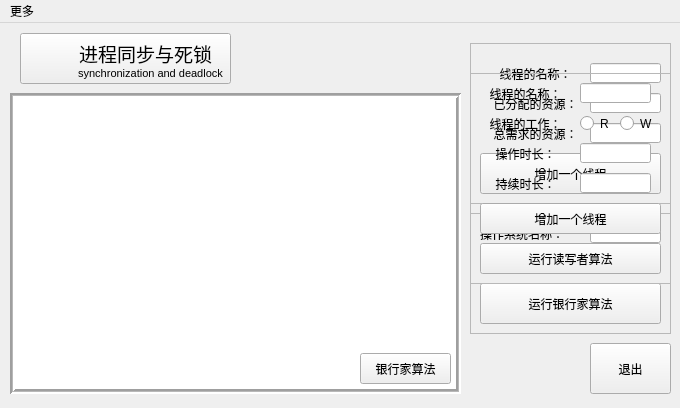
<?xml version="1.0" encoding="UTF-8"?>
<ui version="4.0">
 <class>MainWindow</class>
 <widget class="QMainWindow" name="MainWindow">
  <property name="geometry">
   <rect>
    <x>0</x>
    <y>0</y>
    <width>680</width>
    <height>408</height>
   </rect>
  </property>
  <property name="windowTitle">
   <string>MainWindow</string>
  </property>
  <widget class="QWidget" name="centralwidget">
   <widget class="QListWidget" name="listWidget">
    <property name="geometry">
     <rect>
      <x>10</x>
      <y>70</y>
      <width>451</width>
      <height>301</height>
     </rect>
    </property>
    <property name="styleSheet">
     <string notr="true">font: 11pt &quot;&lt;准圆系&gt;&quot;;</string>
    </property>
    <property name="frameShape">
     <enum>QFrame::Box</enum>
    </property>
    <property name="frameShadow">
     <enum>QFrame::Sunken</enum>
    </property>
    <property name="lineWidth">
     <number>2</number>
    </property>
    <property name="midLineWidth">
     <number>1</number>
    </property>
   </widget>
   <widget class="QPushButton" name="clean_btn">
    <property name="geometry">
     <rect>
      <x>470</x>
      <y>320</y>
      <width>51</width>
      <height>51</height>
     </rect>
    </property>
    <property name="text">
     <string/>
    </property>
    <property name="icon">
     <iconset resource="resource.qrc">
      <normaloff>:/1.png</normaloff>:/1.png</iconset>
    </property>
    <property name="iconSize">
     <size>
      <width>48</width>
      <height>48</height>
     </size>
    </property>
    <property name="flat">
     <bool>true</bool>
    </property>
   </widget>
   <widget class="QPushButton" name="pushButton_2">
    <property name="geometry">
     <rect>
      <x>20</x>
      <y>0</y>
      <width>61</width>
      <height>71</height>
     </rect>
    </property>
    <property name="text">
     <string/>
    </property>
    <property name="icon">
     <iconset>
      <normalon>:/2.png</normalon>
     </iconset>
    </property>
    <property name="iconSize">
     <size>
      <width>50</width>
      <height>50</height>
     </size>
    </property>
    <property name="flat">
     <bool>true</bool>
    </property>
   </widget>
   <widget class="QPushButton" name="pushButton_3">
    <property name="geometry">
     <rect>
      <x>590</x>
      <y>320</y>
      <width>81</width>
      <height>51</height>
     </rect>
    </property>
    <property name="text">
     <string>退出</string>
    </property>
   </widget>
   <widget class="QLabel" name="label_7">
    <property name="geometry">
     <rect>
      <x>60</x>
      <y>10</y>
      <width>171</width>
      <height>41</height>
     </rect>
    </property>
    <property name="styleSheet">
     <string notr="true">font:14pt ;</string>
    </property>
    <property name="text">
     <string>进程同步与死锁</string>
    </property>
    <property name="alignment">
     <set>Qt::AlignCenter</set>
    </property>
   </widget>
   <widget class="QLabel" name="label_4">
    <property name="geometry">
     <rect>
      <x>60</x>
      <y>40</y>
      <width>181</width>
      <height>21</height>
     </rect>
    </property>
    <property name="styleSheet">
     <string notr="true">font: 8pt ;</string>
    </property>
    <property name="text">
     <string>synchronization and deadlock</string>
    </property>
    <property name="alignment">
     <set>Qt::AlignCenter</set>
    </property>
   </widget>
   <widget class="QPushButton" name="pushButton">
    <property name="geometry">
     <rect>
      <x>20</x>
      <y>10</y>
      <width>211</width>
      <height>51</height>
     </rect>
    </property>
    <property name="text">
     <string/>
    </property>
   </widget>
   <widget class="QFrame" name="frame">
    <property name="geometry">
     <rect>
      <x>470</x>
      <y>20</y>
      <width>201</width>
      <height>161</height>
     </rect>
    </property>
    <property name="frameShape">
     <enum>QFrame::StyledPanel</enum>
    </property>
    <property name="frameShadow">
     <enum>QFrame::Raised</enum>
    </property>
    <widget class="QPushButton" name="cadd_btn">
     <property name="geometry">
      <rect>
       <x>10</x>
       <y>110</y>
       <width>181</width>
       <height>41</height>
      </rect>
     </property>
     <property name="text">
      <string>增加一个线程</string>
     </property>
    </widget>
    <widget class="QLabel" name="label">
     <property name="geometry">
      <rect>
       <x>10</x>
       <y>80</y>
       <width>111</width>
       <height>21</height>
      </rect>
     </property>
     <property name="text">
      <string>总需求的资源：</string>
     </property>
     <property name="alignment">
      <set>Qt::AlignCenter</set>
     </property>
    </widget>
    <widget class="QLineEdit" name="src_need">
     <property name="geometry">
      <rect>
       <x>120</x>
       <y>80</y>
       <width>71</width>
       <height>20</height>
      </rect>
     </property>
     <property name="alignment">
      <set>Qt::AlignCenter</set>
     </property>
    </widget>
    <widget class="QLineEdit" name="src_have">
     <property name="geometry">
      <rect>
       <x>120</x>
       <y>50</y>
       <width>71</width>
       <height>20</height>
      </rect>
     </property>
     <property name="alignment">
      <set>Qt::AlignCenter</set>
     </property>
    </widget>
    <widget class="QLineEdit" name="src_name">
     <property name="geometry">
      <rect>
       <x>120</x>
       <y>20</y>
       <width>71</width>
       <height>20</height>
      </rect>
     </property>
     <property name="alignment">
      <set>Qt::AlignCenter</set>
     </property>
    </widget>
    <widget class="QLabel" name="label_3">
     <property name="geometry">
      <rect>
       <x>10</x>
       <y>20</y>
       <width>111</width>
       <height>21</height>
      </rect>
     </property>
     <property name="text">
      <string>线程的名称：</string>
     </property>
     <property name="alignment">
      <set>Qt::AlignCenter</set>
     </property>
    </widget>
    <widget class="QLabel" name="label_2">
     <property name="geometry">
      <rect>
       <x>10</x>
       <y>50</y>
       <width>111</width>
       <height>21</height>
      </rect>
     </property>
     <property name="text">
      <string>已分配的资源：</string>
     </property>
     <property name="alignment">
      <set>Qt::AlignCenter</set>
     </property>
    </widget>
   </widget>
   <widget class="QFrame" name="frame_2">
    <property name="geometry">
     <rect>
      <x>470</x>
      <y>190</y>
      <width>201</width>
      <height>121</height>
     </rect>
    </property>
    <property name="frameShape">
     <enum>QFrame::StyledPanel</enum>
    </property>
    <property name="frameShadow">
     <enum>QFrame::Raised</enum>
    </property>
    <widget class="QLabel" name="label_5">
     <property name="geometry">
      <rect>
       <x>10</x>
       <y>10</y>
       <width>101</width>
       <height>21</height>
      </rect>
     </property>
     <property name="text">
      <string>操作系统名称：</string>
     </property>
    </widget>
    <widget class="QLabel" name="label_6">
     <property name="geometry">
      <rect>
       <x>10</x>
       <y>40</y>
       <width>101</width>
       <height>21</height>
      </rect>
     </property>
     <property name="text">
      <string>操作系统资源：</string>
     </property>
    </widget>
    <widget class="QLineEdit" name="src_os">
     <property name="geometry">
      <rect>
       <x>120</x>
       <y>40</y>
       <width>71</width>
       <height>20</height>
      </rect>
     </property>
     <property name="alignment">
      <set>Qt::AlignCenter</set>
     </property>
    </widget>
    <widget class="QLineEdit" name="os_name">
     <property name="geometry">
      <rect>
       <x>120</x>
       <y>10</y>
       <width>71</width>
       <height>20</height>
      </rect>
     </property>
     <property name="alignment">
      <set>Qt::AlignCenter</set>
     </property>
    </widget>
    <widget class="QPushButton" name="os_btn">
     <property name="geometry">
      <rect>
       <x>10</x>
       <y>70</y>
       <width>181</width>
       <height>41</height>
      </rect>
     </property>
     <property name="text">
      <string>运行银行家算法</string>
     </property>
    </widget>
   </widget>
   <widget class="QFrame" name="frame_3">
    <property name="geometry">
     <rect>
      <x>470</x>
      <y>50</y>
      <width>201</width>
      <height>211</height>
     </rect>
    </property>
    <property name="frameShape">
     <enum>QFrame::StyledPanel</enum>
    </property>
    <property name="frameShadow">
     <enum>QFrame::Raised</enum>
    </property>
    <widget class="QLineEdit" name="ed_id">
     <property name="geometry">
      <rect>
       <x>110</x>
       <y>10</y>
       <width>71</width>
       <height>20</height>
      </rect>
     </property>
     <property name="alignment">
      <set>Qt::AlignCenter</set>
     </property>
    </widget>
    <widget class="QLineEdit" name="ed_optime">
     <property name="geometry">
      <rect>
       <x>110</x>
       <y>70</y>
       <width>71</width>
       <height>20</height>
      </rect>
     </property>
     <property name="alignment">
      <set>Qt::AlignCenter</set>
     </property>
    </widget>
    <widget class="QLineEdit" name="ed_lastTime">
     <property name="geometry">
      <rect>
       <x>110</x>
       <y>100</y>
       <width>71</width>
       <height>20</height>
      </rect>
     </property>
     <property name="alignment">
      <set>Qt::AlignCenter</set>
     </property>
    </widget>
    <widget class="QPushButton" name="R_W_btn">
     <property name="geometry">
      <rect>
       <x>10</x>
       <y>130</y>
       <width>181</width>
       <height>31</height>
      </rect>
     </property>
     <property name="text">
      <string>增加一个线程</string>
     </property>
    </widget>
    <widget class="QPushButton" name="R_W_RUN">
     <property name="geometry">
      <rect>
       <x>10</x>
       <y>170</y>
       <width>181</width>
       <height>31</height>
      </rect>
     </property>
     <property name="text">
      <string>运行读写者算法</string>
     </property>
    </widget>
    <widget class="QLabel" name="label_8">
     <property name="geometry">
      <rect>
       <x>10</x>
       <y>10</y>
       <width>91</width>
       <height>21</height>
      </rect>
     </property>
     <property name="text">
      <string>线程的名称：</string>
     </property>
     <property name="alignment">
      <set>Qt::AlignCenter</set>
     </property>
    </widget>
    <widget class="QLabel" name="label_9">
     <property name="geometry">
      <rect>
       <x>10</x>
       <y>40</y>
       <width>91</width>
       <height>21</height>
      </rect>
     </property>
     <property name="text">
      <string>线程的工作：</string>
     </property>
     <property name="alignment">
      <set>Qt::AlignCenter</set>
     </property>
    </widget>
    <widget class="QRadioButton" name="radio_r">
     <property name="geometry">
      <rect>
       <x>110</x>
       <y>40</y>
       <width>41</width>
       <height>21</height>
      </rect>
     </property>
     <property name="text">
      <string>R</string>
     </property>
     <attribute name="buttonGroup">
      <string notr="true">buttonGroup</string>
     </attribute>
    </widget>
    <widget class="QRadioButton" name="radio_w">
     <property name="geometry">
      <rect>
       <x>150</x>
       <y>40</y>
       <width>41</width>
       <height>21</height>
      </rect>
     </property>
     <property name="text">
      <string>W</string>
     </property>
     <attribute name="buttonGroup">
      <string notr="true">buttonGroup</string>
     </attribute>
    </widget>
    <widget class="QLabel" name="label_10">
     <property name="geometry">
      <rect>
       <x>10</x>
       <y>70</y>
       <width>91</width>
       <height>21</height>
      </rect>
     </property>
     <property name="text">
      <string>操作时长：</string>
     </property>
     <property name="alignment">
      <set>Qt::AlignCenter</set>
     </property>
    </widget>
    <widget class="QLabel" name="label_11">
     <property name="geometry">
      <rect>
       <x>10</x>
       <y>100</y>
       <width>91</width>
       <height>21</height>
      </rect>
     </property>
     <property name="text">
      <string>持续时长：</string>
     </property>
     <property name="alignment">
      <set>Qt::AlignCenter</set>
     </property>
    </widget>
   </widget>
   <widget class="QPushButton" name="show">
    <property name="geometry">
     <rect>
      <x>360</x>
      <y>330</y>
      <width>91</width>
      <height>31</height>
     </rect>
    </property>
    <property name="text">
     <string>银行家算法</string>
    </property>
   </widget>
   <zorder>frame_2</zorder>
   <zorder>frame</zorder>
   <zorder>pushButton</zorder>
   <zorder>listWidget</zorder>
   <zorder>clean_btn</zorder>
   <zorder>pushButton_2</zorder>
   <zorder>pushButton_3</zorder>
   <zorder>label_7</zorder>
   <zorder>label_4</zorder>
   <zorder>frame_3</zorder>
   <zorder>show</zorder>
  </widget>
  <widget class="QMenuBar" name="menuBar">
   <property name="geometry">
    <rect>
     <x>0</x>
     <y>0</y>
     <width>680</width>
     <height>28</height>
    </rect>
   </property>
   <widget class="QMenu" name="menu">
    <property name="title">
     <string>更多</string>
    </property>
    <addaction name="action"/>
    <addaction name="action_2"/>
   </widget>
   <addaction name="menu"/>
  </widget>
  <action name="action">
   <property name="text">
    <string>1.读写者问题</string>
   </property>
  </action>
  <action name="action_2">
   <property name="text">
    <string>2.银行家算法</string>
   </property>
  </action>
 </widget>
 <resources>
  <include location="resource.qrc"/>
 </resources>
 <connections/>
 <buttongroups>
  <buttongroup name="buttonGroup"/>
 </buttongroups>
</ui>
